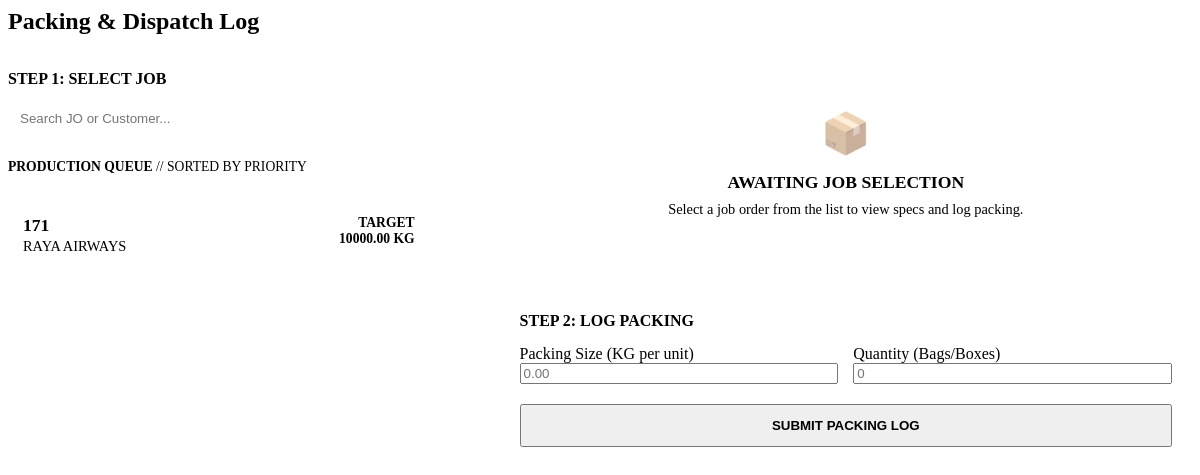
Before: /get-packing/ (signed in) with the older database file.
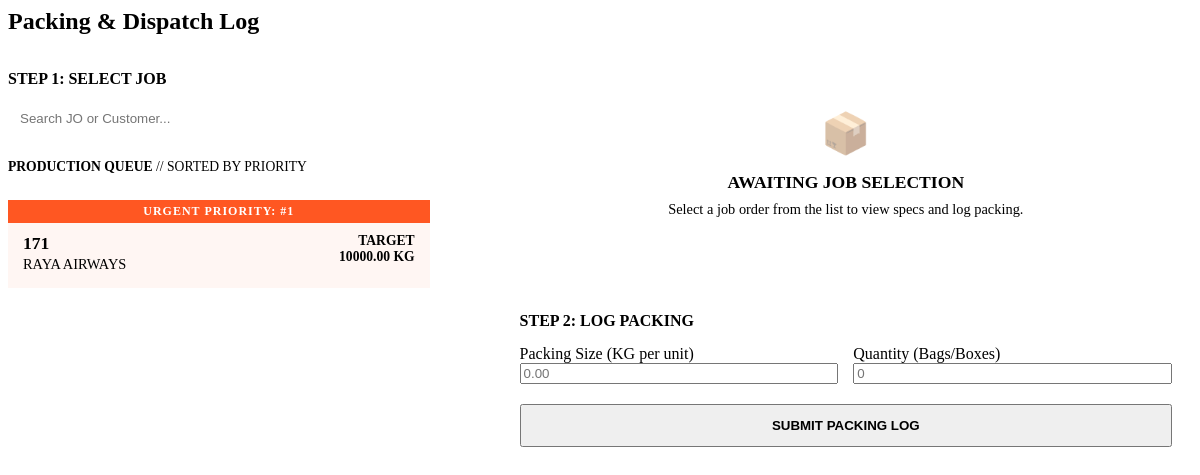
After: the same page with the newer database file.
### production/models.py (models this page shows, shortened)
class JobOrder(models.Model):
    jo_number = models.CharField(max_length=20, unique=True)
    customer = models.CharField(max_length=100)
    queue_position = models.PositiveIntegerField(
        default=100,
        help_text="Lower numbers run first (e.g., 1 is top priority). Use 100 for standard/un-queued jobs."
    )
    po_number = models.CharField(max_length=50, blank=True, default="-")
    target_delivery_date = models.DateField(null=True, blank=True)
    product_dimension = models.CharField(max_length=100, default="", help_text="e.g., 230 x 240 x 0.03")
    recipe = models.ForeignKey(Recipe, on_delete=models.SET_NULL, null=True, blank=True)
    printing_required = models.BooleanField(default=False)
    sealing_required = models.BooleanField(default=False)
    slitting_required = models.BooleanField(default=False)
    remarks = models.TextField(blank=True, default="-")
    wastage_buffer_percent = models.DecimalField(max_digits=5, decimal_places=2, default=10.00)
    order_quantity_kg = models.DecimalField(max_digits=10, decimal_places=2)
    total_est_material_kg = models.DecimalField(max_digits=10, decimal_places=2, editable=False, default=0)
    total_extrusion_wastage_kg = models.DecimalField(max_digits=10, decimal_places=2, default=Decimal('0.00'))
    total_cutting_wastage_kg = models.DecimalField(max_digits=10, decimal_places=2, default=0)
    total_extruded_kg = models.DecimalField(max_digits=10, decimal_places=2, default=0)
    total_cut_kg = models.DecimalField(max_digits=10, decimal_places=2, default=0)
    total_packed_kg = models.DecimalField(max_digits=10, decimal_places=2, default=0)
    total_shipped_kg = models.DecimalField(max_digits=10, decimal_places=2, default=0)
    is_completed = models.BooleanField(default=False, help_text="Mark as true when the entire order is finished.")
    class Meta:
        ordering = ['is_completed', 'queue_position', 'target_delivery_date']

### production/views.py (the view)
# urls.py: path('get-packing/', views.get_packing_form, name='get_packing'),
@login_required(login_url='login')
def get_packing_form(request):
    job_orders = JobOrder.objects.filter(
        is_completed=False,
        total_cut_kg__gt=F('total_packed_kg')
    ).order_by('queue_position', 'target_delivery_date', 'id')[:20]
    return render(request, 'production/partials/packing_form.html', {'job_orders': job_orders, 'dept': 'packing'})

### production/templates/production/partials/packing_form.html (shortened to what this page needs)
<div class="panel">
    <div class="panel-header" style="border-bottom: 2px solid var(--border-soft); padding-bottom: 15px; margin-bottom: 20px;">
        <h2 style="margin: 0; color: var(--text-primary);">Packing & Dispatch Log</h2>
    </div>
    <form hx-post="{% url 'submit_packing' %}" hx-target="#feedback-container" hx-disabled-elt="#packing-submit-btn">
        <div style="display: grid; grid-template-columns: 1fr 1.5fr; gap: 30px;">
            <div style="border-right: 2px solid var(--border-soft); padding-right: 30px;">
                <h3 style="margin-top: 0; color: var(--text-muted); font-size: 1rem; margin-bottom: 15px;">STEP 1: SELECT JOB</h3>
                <input type="text" name="q" placeholder="Search JO or Customer..."
                       hx-get="{% url 'search_jobs' %}?dept=packing"
                       hx-target="#packing-jo-list"
                       hx-trigger="keyup changed delay:300ms"
                       hx-params="q"
                       style="width: 100%; border: 1px solid var(--border-hard); padding: 8px 12px; border-radius: 4px; margin-bottom: 15px;">
                <div id="packing-jo-list" style="max-height: 450px; overflow-y: auto; border-top: 1px dashed var(--border-soft); padding-top: 10px;">
                    {% include 'production/partials/job_radio_list.html' %}
                </div>
            </div>
            <div>
                <div id="job-specs-container">
                    <div style="padding: 40px 20px; text-align: center; color: var(--text-muted); border: 2px dashed var(--border-soft); border-radius: var(--radius); margin-bottom: 20px;">
                        <div style="font-size: 2.5rem; margin-bottom: 15px; opacity: 0.5;">📦</div>
                        <p style="font-weight: bold; text-transform: uppercase; margin: 0; font-size: 1.1rem;">Awaiting Job Selection</p>
                        <p style="font-size: 0.9rem; color: var(--border-hard); margin-top: 8px;">Select a job order from the list to view specs and log packing.</p>
                    </div>
                </div>
                <div style="background: var(--bg-floor); padding: 20px; border-radius: var(--radius); border: 1px solid var(--border-soft);">
                    <h3 style="margin-top: 0; margin-bottom: 15px; font-size: 1rem; color: var(--text-muted);">STEP 2: LOG PACKING</h3>
                    <div style="display: grid; grid-template-columns: 1fr 1fr; gap: 15px;">
                        <div>
                            <label class="input-label">Packing Size (KG per unit)</label>
                            <input type="number" name="packing_size" step="0.01" min="0.01" required class="text-mono" placeholder="0.00" style="width: 100%;" value="{{ request.POST.packing_size|default:'' }}">
                        </div>
                        <div>
                            <label class="input-label">Quantity (Bags/Boxes)</label>
                            <input type="number" name="quantity" step="1" min="1" required class="text-mono" placeholder="0" style="width: 100%;" value="{{ request.POST.quantity|default:'' }}">
                        </div>
                    </div>
                    <button id="packing-submit-btn" type="submit" class="btn btn-primary" style="margin-top: 20px; width: 100%; padding: 12px; font-weight: bold;">SUBMIT PACKING LOG</button>
                </div>
            </div>
        </div>
    </form>
</div>

### production/templates/production/partials/job_radio_list.html (shortened to what this page needs)
<div style="max-height: 400px; overflow-y: auto; padding-right: 10px;">
    <div style="margin-bottom: 15px; padding-bottom: 10px; border-bottom: 1px dashed var(--border-soft); color: var(--text-muted); font-size: 0.85rem; text-transform: uppercase;">
        <strong>Production Queue</strong> // Sorted by Priority
    </div>
    {% for jo in job_orders %}
    <div>
        <label for="jo_{{ jo.id }}" class="radio-label {% if jo.queue_position <= 5 %}urgent-job{% endif %}">
            {% if jo.queue_position <= 5 %}
                <div style="background: #ff5722; color: white; padding: 4px 10px; font-size: 0.75rem; font-weight: bold; margin: -15px -15px 10px -15px; text-align: center; letter-spacing: 1px;">
                    URGENT PRIORITY: #{{ jo.queue_position }}
                </div>
            {% elif jo.queue_position < 100 %}
                <div style="background: var(--border-hard); color: white; padding: 4px 10px; font-size: 0.75rem; font-weight: bold; margin: -15px -15px 10px -15px; text-align: center; letter-spacing: 1px;">
                    QUEUE POSITION: #{{ jo.queue_position }}
                </div>
            {% endif %}
            <div style="display: flex; justify-content: space-between; align-items: flex-start;">
                <div>
                    <div style="font-weight: bold; font-size: 1.1rem; color: var(--text-primary);">{{ jo.jo_number }}</div>
                    <div style="color: var(--text-muted); font-size: 0.9rem; margin-top: 2px;">{{ jo.customer }}</div>
                </div>
                <div class="text-mono" style="font-size: 0.85rem; color: var(--action-blue); font-weight: bold; text-align: right;">
                    TARGET<br>{{ jo.order_quantity_kg }} KG
                </div>
            </div>
        </label>
    </div>
    {% empty %}
    <div style="padding: 15px; text-align: center; color: var(--text-muted); font-style: italic;">
        No pending jobs found.
    </div>
    {% endfor %}
</div>

Changed rows visible on the page:
changed JobOrder "RAYA AIRWAYS": queue_position (not shown) → "1"
